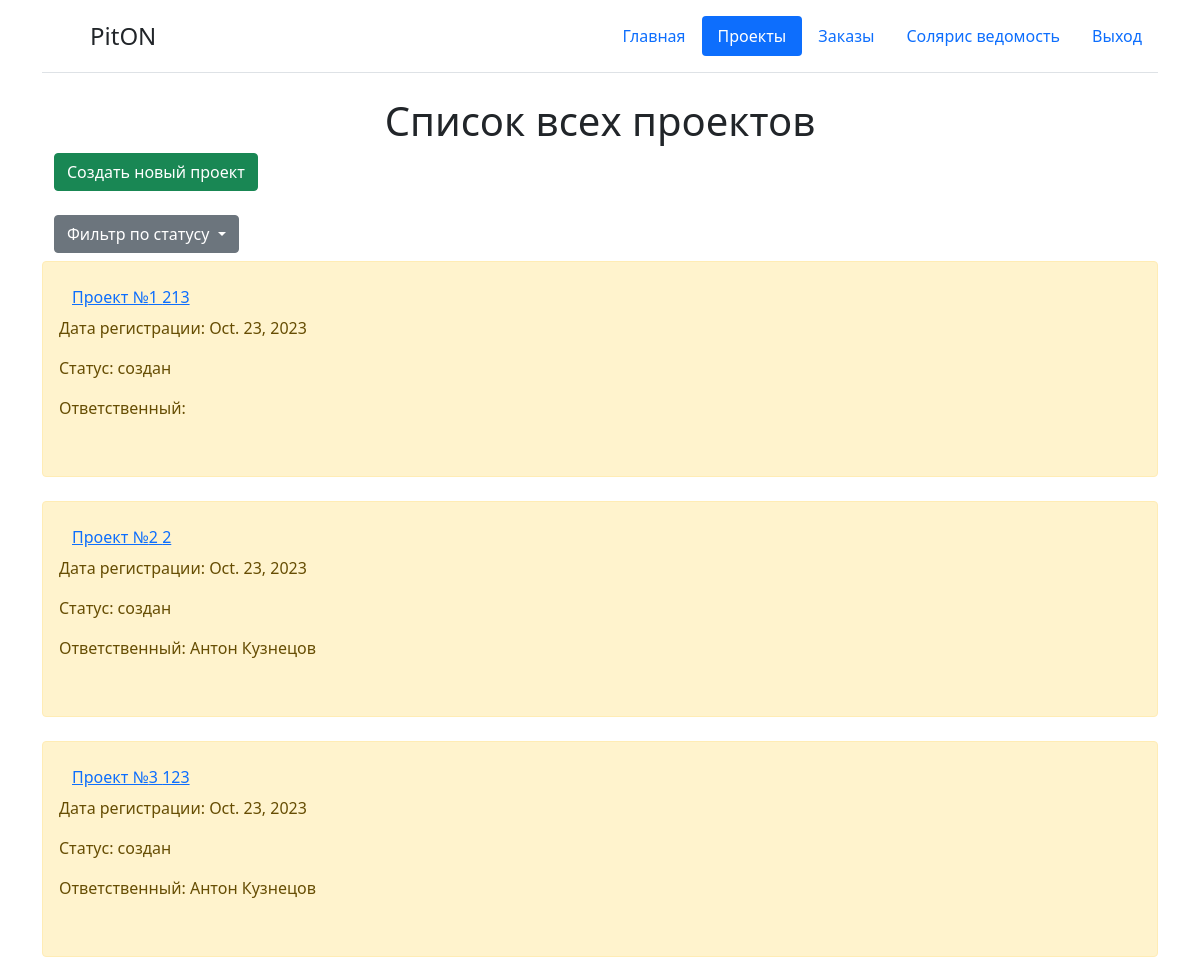
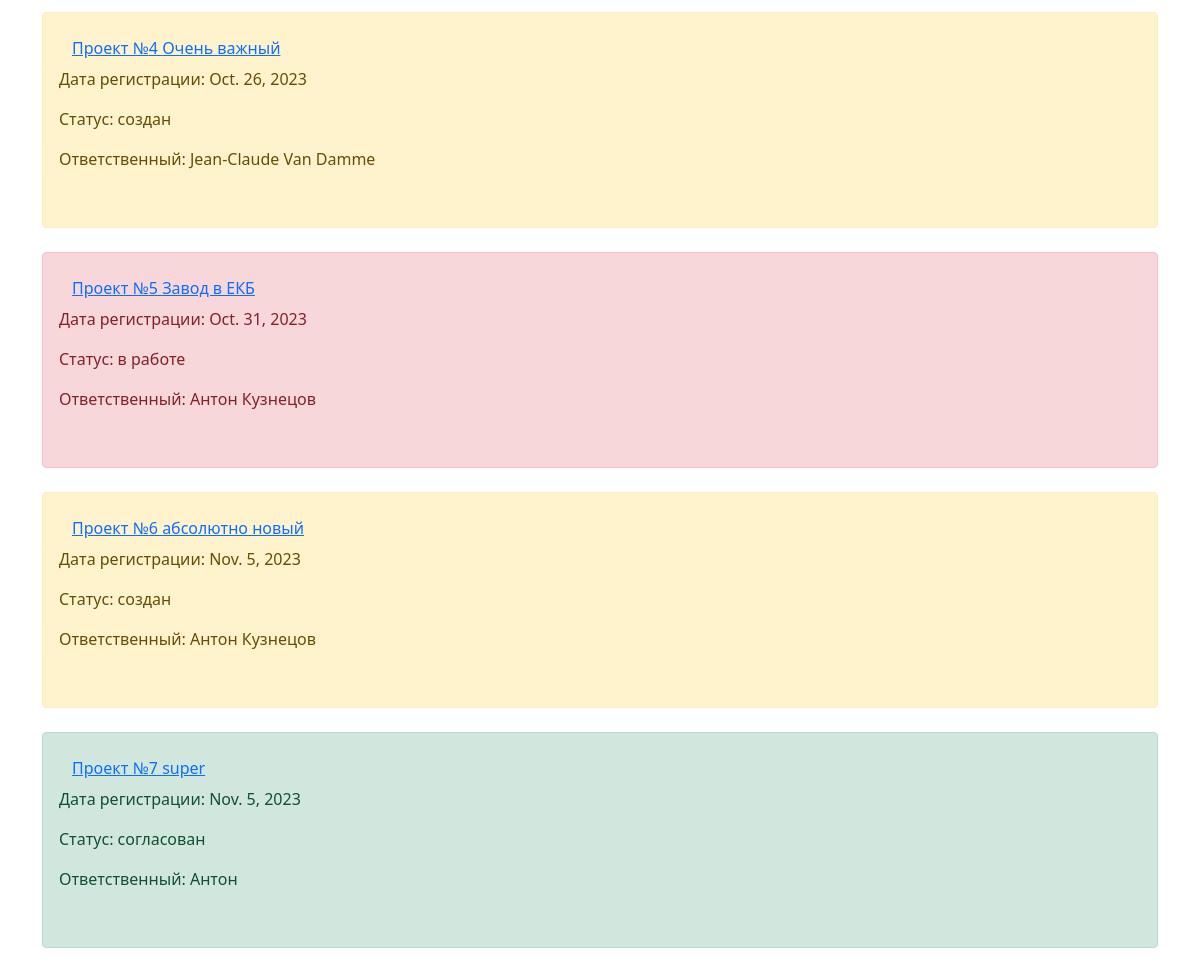
/home/regis (signed in, upper part), run on an earlier commit of the app's database (2 pictures, top to bottom).
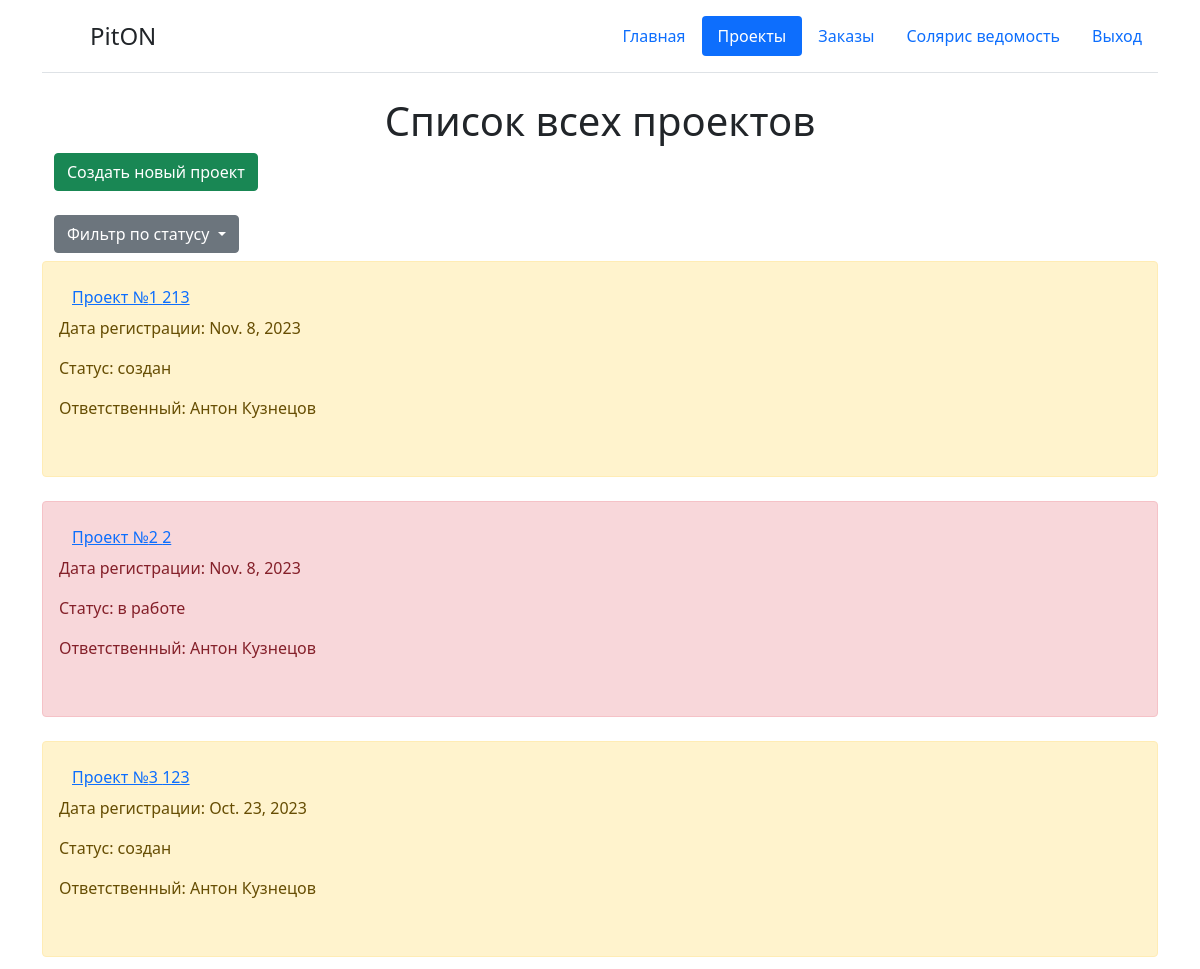
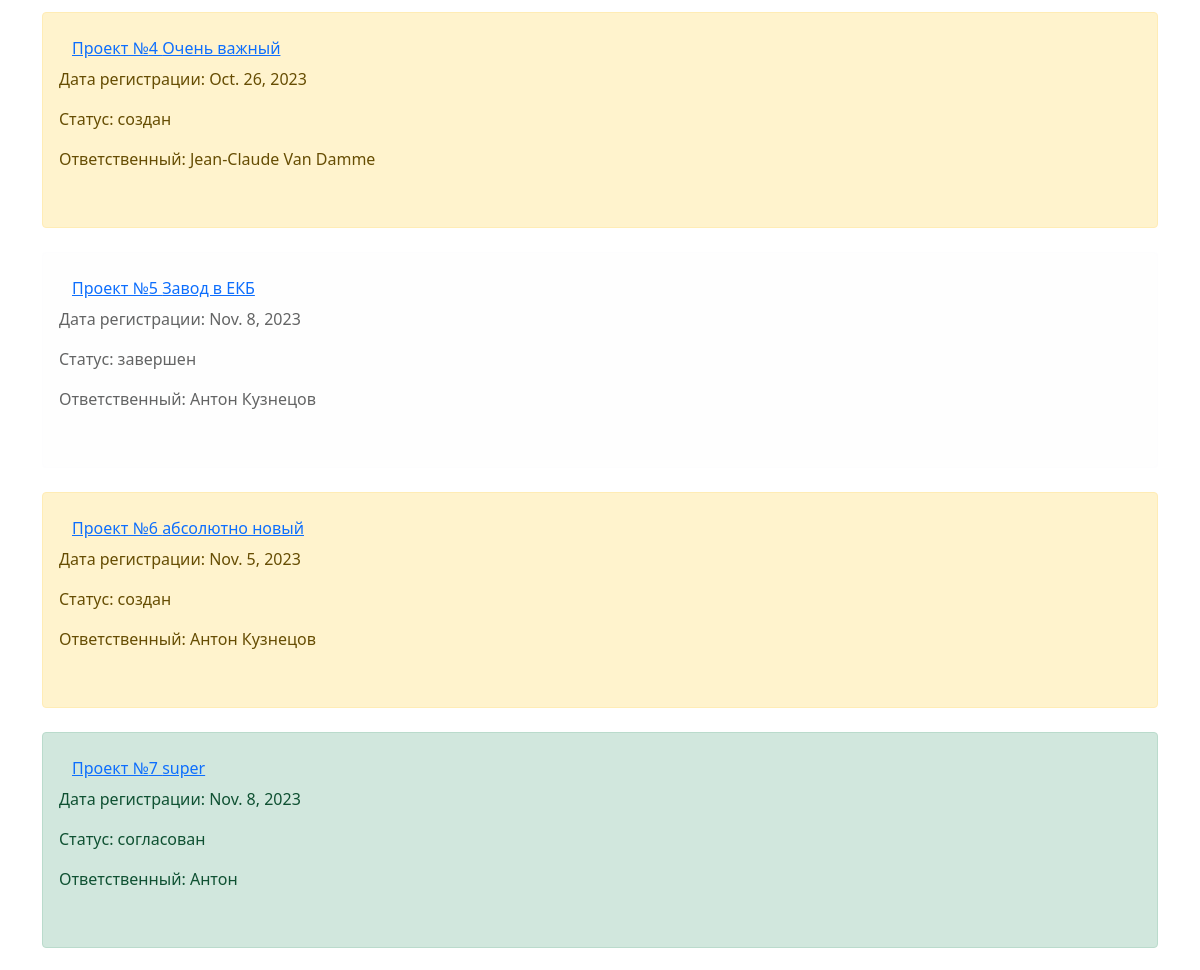
And on a later commit of the database (2 pictures, top to bottom).
### reg/models.py (models this page shows, shortened)
class reg(models.Model):
    class Stat(models.Model):
        STATUS = (
            ('создан', 'создан'),
            ('согласован', 'согласован'),
            ('в работе', 'в работе'),
            ('завершен', 'завершен')
        )
    numbers = models.CharField('Номер проекта', max_length=10)
    NameProg = models.CharField('Наименование', max_length=100)
    Date_born = models.DateField('Дата создания', auto_now=True)
    Responsible = models.CharField('Отвественный', max_length=100)
    Customer_company = models.CharField('', max_length=50)
    Adres_obj = models.TextField('Адрес объекта')
    Status = models.CharField('Статус', max_length=30, default='создан', choices=Stat.STATUS)
    class Meta:
        verbose_name = 'Таблица регистрации'

### reg/views.py (the view, shortened to what this page needs)
# urls.py: path('regis', views.regis, name='regis'),
def regis(request):
    error = ''
    if request.user.has_perm('reg.delete_reg'):
        dateReg = reg.objects.all()
        title = 'Список всех проектов'
        nameGroup = True
    elif request.user.has_perm('reg.add_reg'):
        dateReg = reg.objects.filter(Responsible=request.user.get_full_name())
        title = 'Список Ваших проектов'
        nameGroup = True
    elif request.user.has_perm('reg.view_reg'):
        dateReg = reg.objects.all()
        title = 'Список всех проектов'
        nameGroup = False
    else:
        raise PermissionDenied
    form = regForm()
    content = {
        'nameGroup': nameGroup,
        'title': title,
        'dateReg': dateReg,
        'form': form,
        'error': error,
        'title2': 'Регистрация нового проекта'
    }
    return render(request, 'reg/reg.html', content)

### templates/reg/reg.html (shortened to what this page needs)
{% extends 'reg/base.html' %}
{% block content %}
    <div class="container" xmlns="http://www.w3.org/1999/html" xmlns="http://www.w3.org/1999/html">
        <div class="d-flex justify-content-center"><h1> {{ title }}</h1></div>
        <div class="row gy-2">
            <div class="input-group mb-3">
                <div class="input-group-prepend">
                {% if nameGroup == True %}
                    <button type="button" class="btn btn-success" data-bs-toggle="modal" data-bs-target="#exampleModal">
                    Создать новый проект
                    </button>
                {% endif %}
                </div>
            </div>
            <div class="dropdown">
                <a class="btn btn-secondary dropdown-toggle" role="button" id="dropdownMenuLink" data-bs-toggle="dropdown" aria-expanded="false">
                    Фильтр по статусу
                </a>
            </div>
            {% for el in dateReg %}
            <div
                {% if el.Status == 'создан' %}
                class="alert alert-warning" role="alert"
                {% elif el.Status == 'в работе' %}
                class="alert alert-danger" role="alert"
                {% elif el.Status == 'согласован' %}
                class="alert alert-success" role="alert"
                {% else %}
                class="alert alert-light" role="alert"
                {% endif %}>
                <form method="post">
                    <button type="submit" class="btn btn-link" name="sdelka" value="{{ el.id }}">
                        Проект №{{ el.numbers }} {{ el.NameProg }}
                    </button>
                </form>
                <p>Дата регистрации: {{ el.Date_born }}</p>
                <p>Статус:   {{ el.Status }}</p>
                <p>Ответственный: {{ el.Responsible }}</p><br>
            </div>
            {% endfor %}
        </div>
    </div>
{% endblock %}

What changed in the data, as far as the page shows it:
changed reg (number 1 of 7 on the later page): Date_born "Oct. 23, 2023" → "Nov. 8, 2023"; Responsible (not shown) → "Антон Кузнецов"
changed reg: Date_born "Oct. 23, 2023" → "Nov. 8, 2023"; Status "создан" → "в работе"
changed reg "Завод в ЕКБ": Date_born "Oct. 31, 2023" → "Nov. 8, 2023"; Status "в работе" → "завершен"
changed reg "super": Date_born "Nov. 5, 2023" → "Nov. 8, 2023"
